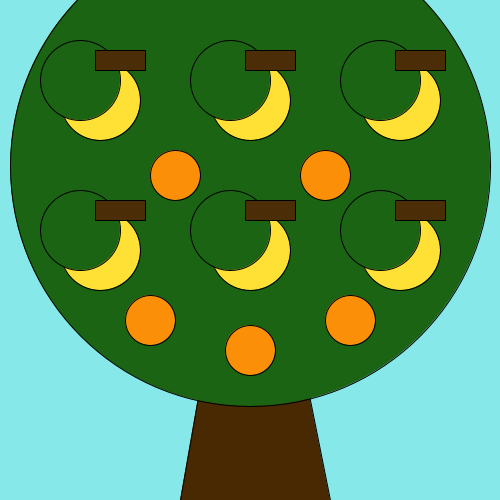
Frame 1 (no input)
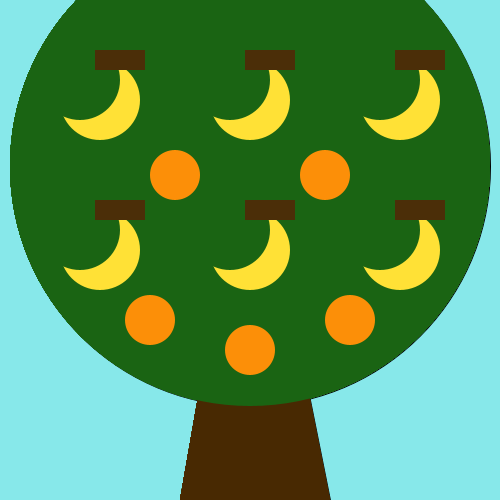
Frame 60 (the mouse pressed at the canvas centre just before this capture)
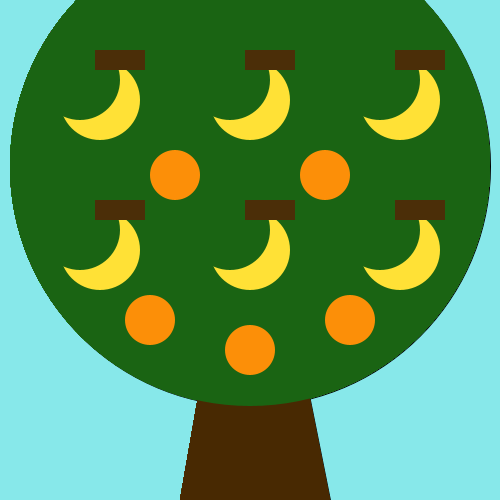
Frame 120 (the mouse held since frame 60 and released just before this capture)

The Processing sketch that drew these frames (run headless with seeded random() and noise(); from frame 60 on, the mouse is pressed at the canvas centre):

// Processing sketch: bananaTree
// ── bananaTree.pde
void setup() {
  size(500, 500);
  background(#87E8EA);
}

void draw() {
  //trunk:
  fill(#482902);
  rectMode(CENTER);
  rect(250, 400, 60, 200);
  fill(#482902);
  triangle(180,500,330,500,250,100);
  //tree:
  fill(#1A6413);
  ellipse(width/2, height/3, 480, 480);
  //1st banana:
  fill(#FFE136);
  ellipse(100, 100, 80, 80);
  fill(#1A6413);
  ellipse(80, 80, 80, 80);
  fill(#4B2E08);
  rectMode(CENTER);
  rect(120, 60, 50, 20);
  //2nd banana:
  fill(#FFE136);
  ellipse(250, 100, 80, 80);
  fill(#1A6413);
  ellipse(230, 80, 80, 80);
  fill(#4B2E08);
  rectMode(CENTER);
  rect(270, 60, 50, 20);
  //3rd banana:
  fill(#FFE136);
  ellipse(400, 100, 80, 80);
  fill(#1A6413);
  ellipse(380, 80, 80, 80);
  fill(#4B2E08);
  rectMode(CENTER);
  rect(420, 60, 50, 20);
  //4th banana:
  fill(#FFE136);
  ellipse(100, 250, 80, 80);
  fill(#1A6413);
  ellipse(80, 230, 80, 80);
  fill(#4B2E08);
  rectMode(CENTER);
  rect(120, 210, 50, 20);
  //5th banana:
  fill(#FFE136);
  ellipse(250, 250, 80, 80);
  fill(#1A6413);
  ellipse(230, 230, 80, 80);
  fill(#4B2E08);
  rectMode(CENTER);
  rect(270, 210, 50, 20);
  //6th banana:
  fill(#FFE136);
  ellipse(400, 250, 80, 80);
  fill(#1A6413);
  ellipse(380, 230, 80, 80);
  fill(#4B2E08);
  rectMode(CENTER);
  rect(420, 210, 50, 20);
  //impossible oranges:
  fill(#FC8F08);
  ellipse(250, 350, 50, 50);
  ellipse(175, 175, 50, 50);
  ellipse(325, 175, 50, 50);
  ellipse(150, 320, 50, 50);
  ellipse(350, 320, 50, 50);

  noStroke();
}
